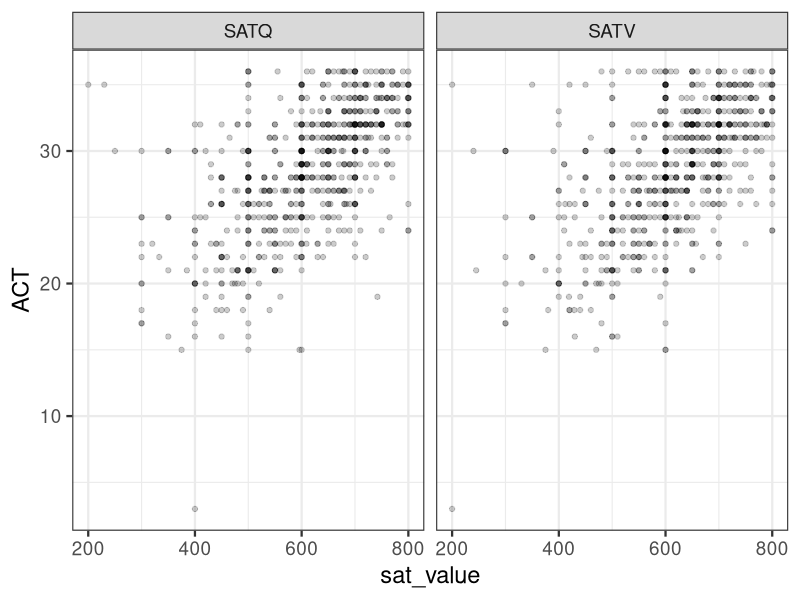
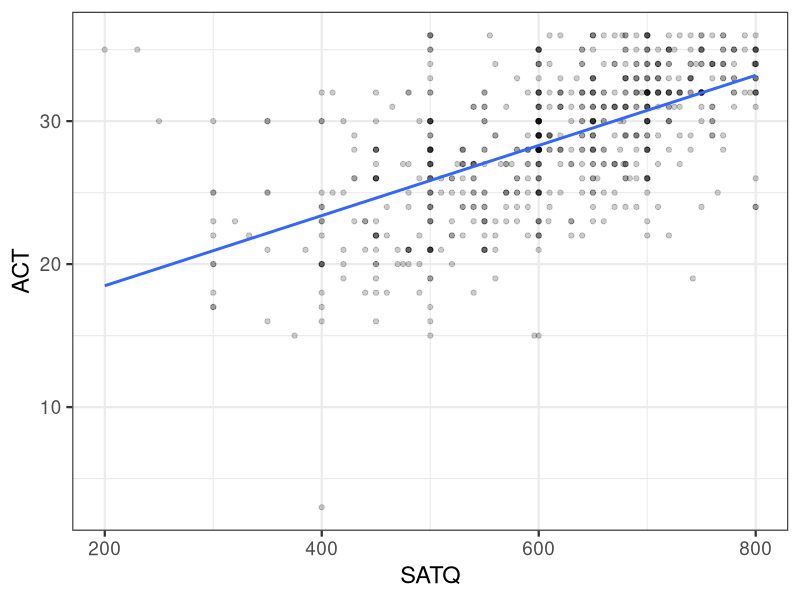
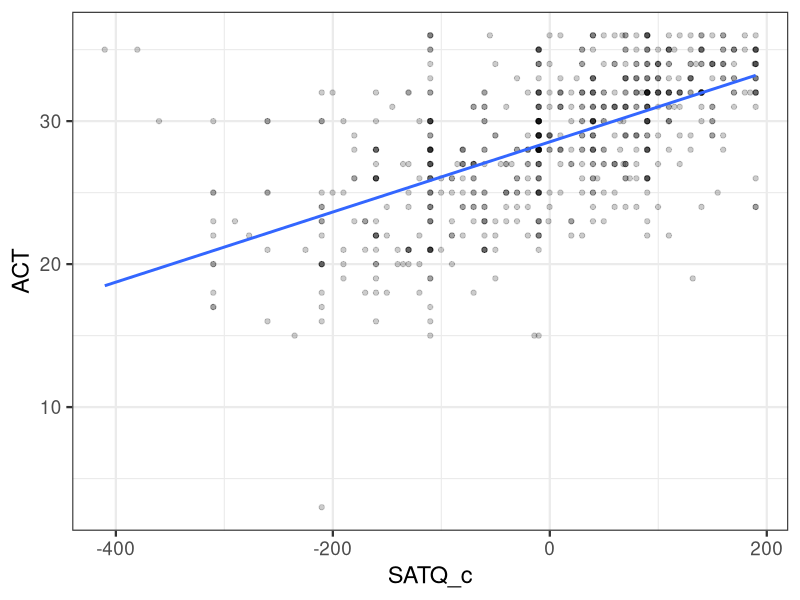
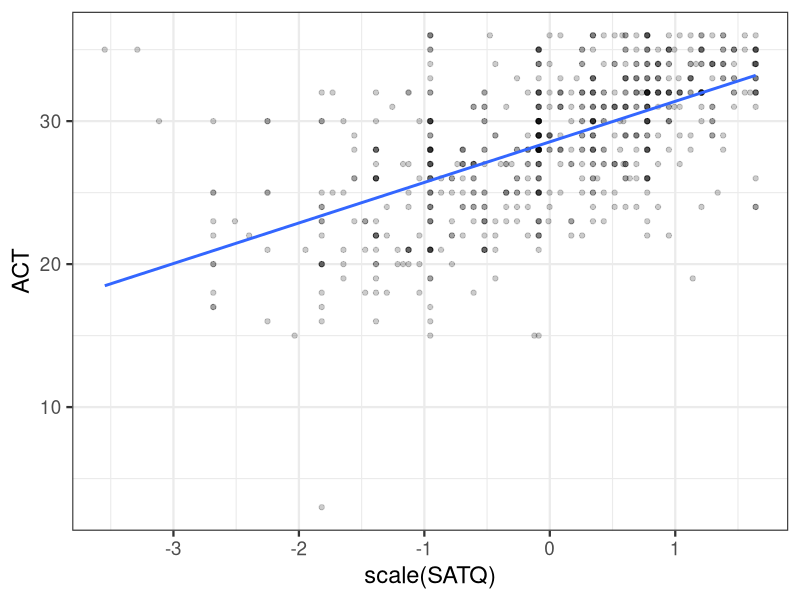
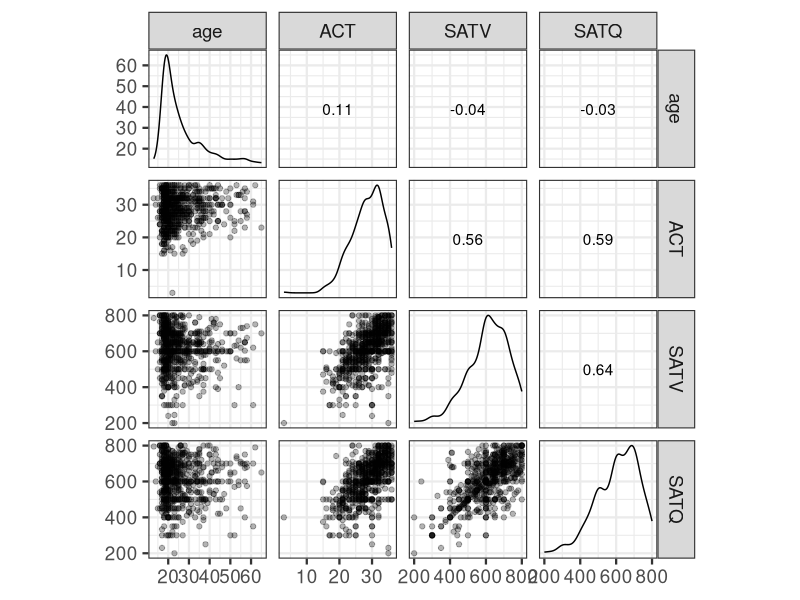
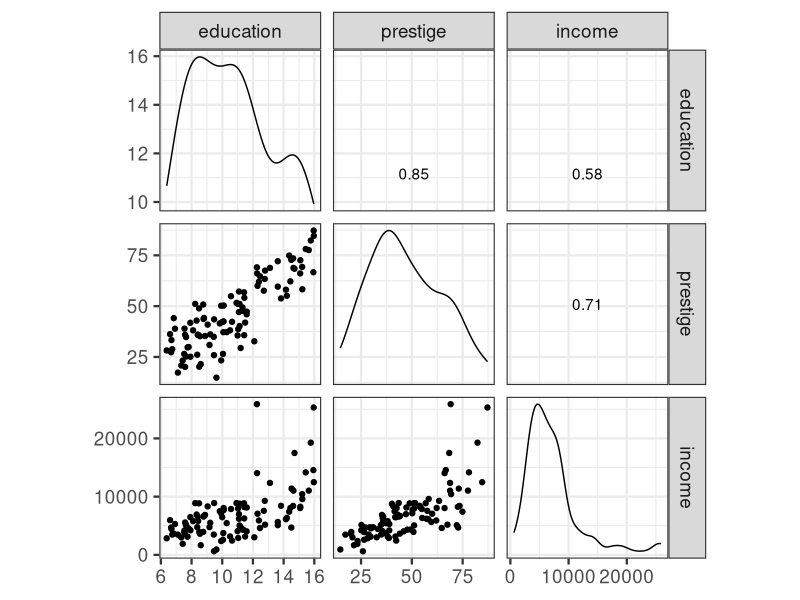
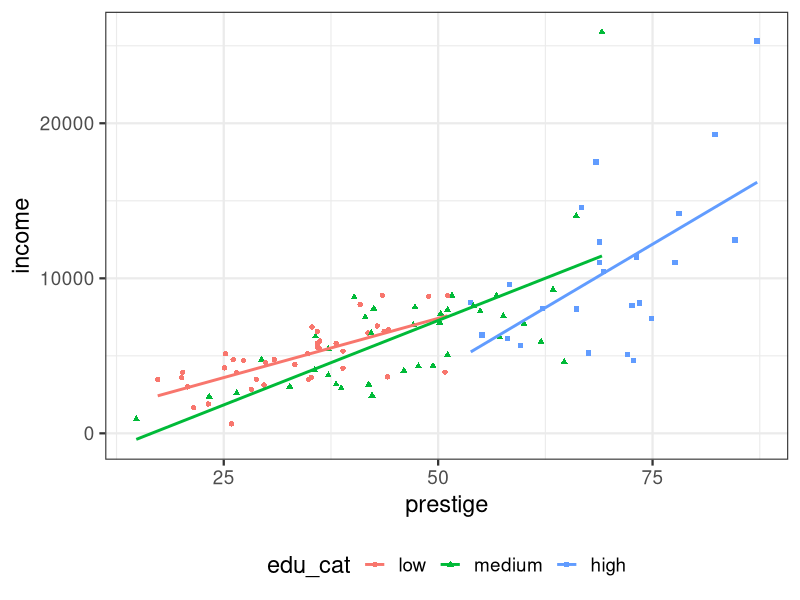
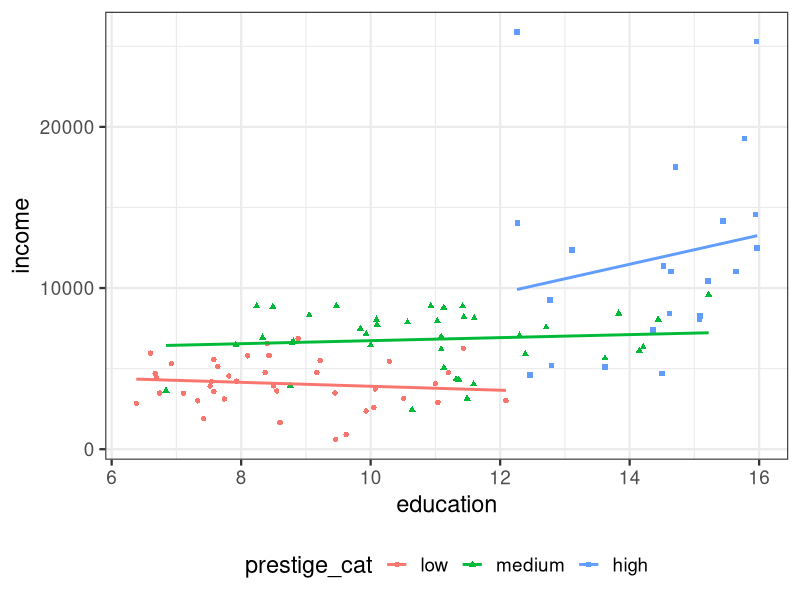

Generate these figures, in order, with R: (Note: this script raises an error after producing the figures.)
## ----setup, include=FALSE------------------------------------------------
options(htmltools.dir.version = FALSE)
# see: https://github.com/yihui/xaringan
# install.packages("xaringan")
# see: 
# https://github.com/yihui/xaringan/wiki
# https://github.com/gnab/remark/wiki/Markdown
options(width=110)
options(digits = 4)


## ---- message=FALSE------------------------------------------------------
library("tidyverse")
data(sat.act, package = "psych")
sat.act <- sat.act %>% 
  mutate(gender = factor(gender, 1:2, labels = c("male", "female")),
         education = factor(education)) %>% 
  filter(!is.na(SATQ))  ## remove 13 NAs in SATQ
summary(sat.act) # alternatively: psych::describe(sat.act)


## ---- fig.height=3.75, fig.width= 7, dev='svg', message=FALSE------------
theme_set(theme_bw(base_size = 17))
sat2 <- sat.act %>% 
  gather(key = "sat_type", value = "sat_value", SATV, SATQ)
ggplot(sat2, aes(x = sat_value, y = ACT)) +
  geom_point(alpha = 0.2) +
  facet_wrap(~ sat_type)


## ------------------------------------------------------------------------
m1 <- lm(ACT ~ SATQ, sat.act)
summary(m1)


## ------------------------------------------------------------------------
coef(m1)


## ---- fig.height=3, fig.width=4, dev='svg'-------------------------------
ggplot(sat.act, 
       aes(x = SATQ, y = ACT)) +
  geom_point(alpha = 0.2) +
  geom_smooth(method = "lm", 
              se = FALSE)


## ------------------------------------------------------------------------
sat.act <- sat.act %>% 
  mutate(SATQ_c = SATQ - mean(SATQ),
         SATV_c = SATV - mean(SATV))
m2 <- lm(ACT ~ SATQ_c, sat.act)
summary(m2)


## ------------------------------------------------------------------------
coef(m2)


## ---- fig.height=3, fig.width=4, dev='svg'-------------------------------
ggplot(sat.act, 
       aes(x = SATQ_c, y = ACT)) +
  geom_point(alpha = 0.2) +
  geom_smooth(method = "lm", 
              se = FALSE)


## ------------------------------------------------------------------------
m2b <- lm(ACT ~ scale(SATQ), sat.act)
summary(m2b)


## ------------------------------------------------------------------------
coef(m2b)


## ---- fig.height=3, fig.width=4, dev='svg'-------------------------------
ggplot(sat.act, 
       aes(x = scale(SATQ), 
           y = ACT)) +
  geom_point(alpha = 0.2) +
  geom_smooth(method = "lm", 
              se = FALSE)


## ---- fig.height=5.5, fig.width=5.5, dev='svg', message=FALSE------------
GGally::ggscatmat(sat.act[, 3:6], alpha = 0.3)


## ------------------------------------------------------------------------
m3 <- lm(ACT ~ SATQ_c + SATV_c, sat.act)
summary(m3)


## ------------------------------------------------------------------------
## Full Model
summary(m3)$coefficients %>% zapsmall(6)


## ------------------------------------------------------------------------
## SATQ
m3_q <- lm(SATQ_c ~ SATV_c, sat.act)
sat.act$resid_q <- residuals(m3_q)
summary(lm(ACT ~ 0 + resid_q, sat.act))$coefficients 


## ------------------------------------------------------------------------
## SATV
m3_v <- lm(SATV_c ~ SATQ_c, sat.act)
sat.act$resid_v <- residuals(m3_v)
summary(lm(ACT ~ 0 + resid_v, sat.act))$coefficients 


## ------------------------------------------------------------------------
data("Prestige", package = "carData")
glimpse(Prestige, width = 50)


## ---- fig.width=5, fig.height=5, dev='svg'-------------------------------
GGally::ggscatmat(Prestige, 
                  columns = c(1, 4, 2))


## ------------------------------------------------------------------------
mp_1 <- lm(income ~ education + prestige, Prestige)
summary(mp_1)


## ------------------------------------------------------------------------
mp_1b <- lm(income ~ scale(education) + scale(prestige), Prestige)
summary(mp_1b)


## ------------------------------------------------------------------------
mp_3 <- lm(income ~ scale(education)*scale(prestige), Prestige)
summary(mp_3)


## ------------------------------------------------------------------------
library("emmeans")
get_z_positions <- function(x, at = c(-1, 0, 1), round = 2) {
  return(round(mean(x) + at*sd(x), round))
}
pres_t <- emtrends(mp_3, specs = "education", var = "prestige", 
                   at = list(education = get_z_positions(Prestige$education))) %>% summary


## ------------------------------------------------------------------------
pres_t
pres_t$prestige.trend * sd(Prestige$prestige)


## ------------------------------------------------------------------------
summary(mp_3)$coefficients %>% zapsmall


## ------------------------------------------------------------------------
edu_t <- emtrends(mp_3, specs = "prestige", var = "education", 
                  at = list(prestige = get_z_positions(Prestige$prestige)))  %>% summary

edu_t


## ------------------------------------------------------------------------
edu_t$education.trend * 
  sd(Prestige$education)


## ------------------------------------------------------------------------
summary(mp_3)$coefficients %>% zapsmall


## ------------------------------------------------------------------------
Prestige <- Prestige %>% 
  mutate(edu_cat = cut(education, 3, labels = c("low", "medium", "high")),
         prestige_cat = cut(prestige, 3, labels = c("low", "medium", "high"))
         )


## ---- include=FALSE, eval=FALSE------------------------------------------
## ## Alternatively, create unequal size groups based on theoretical quantiles.
## Prestige <- Prestige %>%
##   mutate(edu_cat = cut(education,
##                        breaks = c(
##                          0,
##                          get_z_positions(education,
##                                          at = c(qnorm(.333), qnorm(.666))),
##                          Inf),
##                        labels = c("low", "medium", "high")),
##          prestige_cat = cut(prestige,
##                        breaks = c(
##                          0,
##                          get_z_positions(prestige,
##                                          at = c(qnorm(.333), qnorm(.666))),
##                          Inf),
##                        labels = c("low", "medium", "high"))
##          )


## ---- fig.width=4.5, fig.height=4.5, dev='svg', echo=FALSE---------------
ggplot(Prestige, aes(x = prestige, y = income, 
                     color = edu_cat, shape = edu_cat)) +
  geom_point() +
  geom_smooth(method = "lm", se = FALSE) +
  theme(legend.position = "bottom")


## ---- fig.width=4.5, fig.height=4.5, dev='svg', echo=FALSE---------------
ggplot(Prestige, aes(x = education, y = income, 
                     color = prestige_cat, shape = prestige_cat)) +
  geom_point() +
  geom_smooth(method = "lm", se = FALSE) +
  theme(legend.position = "bottom")


## ---- eval=FALSE---------------------------------------------------------
## lm(ACT ~ SATQ_c + SATV_c, sat.act)   # a
## lm(ACT ~ SATQ_c : SATV_c, sat.act)   # b
## lm(ACT ~ 0 + SATQ_c:SATV_c, sat.act) # c
## lm(ACT ~ SATQ_c*SATV_c, sat.act)     # d
## lm(ACT ~ 0+SATQ_c*SATV_c, sat.act)   # e


## ------------------------------------------------------------------------
coef(lm(ACT ~ SATQ_c + SATV_c, sat.act))   # a
coef(lm(ACT ~ SATQ_c : SATV_c, sat.act))   # b
coef(lm(ACT ~ 0 + SATQ_c:SATV_c, sat.act)) # c


## ------------------------------------------------------------------------
coef(lm(ACT ~ SATQ_c*SATV_c, sat.act))     # d
coef(lm(ACT ~ 0+SATQ_c*SATV_c, sat.act))   # e


## ---- eval=FALSE, include=FALSE------------------------------------------
## summary(lm(ACT ~ SATQ + SATV, sat.act))   # a
## summary(lm(ACT ~ SATQ : SATV, sat.act))   # b
## summary(lm(ACT ~ 0 + SATQ:SATV, sat.act)) # c
## summary(lm(ACT ~ SATQ*SATV, sat.act))     # d
## summary(lm(ACT ~ 0+SATQ*SATV, sat.act))   # e


## ------------------------------------------------------------------------
str(sat.act) ## alternatively tibble::glimpse(sat.act)


## ------------------------------------------------------------------------
m3 <- lm(ACT ~ gender, sat.act)
summary(m3)


## ---- include=FALSE------------------------------------------------------
op <- options(width = 40)
require(dplyr)


## ------------------------------------------------------------------------
mean(sat.act$ACT)
sat.act %>% group_by(gender) %>%
  summarise(m = mean(ACT))


## ------------------------------------------------------------------------
sat.act %>% group_by(gender) %>%
  summarise(m = mean(ACT)) %>%
  {.$m[2] - .$m[1]}


## ---- include=FALSE------------------------------------------------------
options(op)


## ------------------------------------------------------------------------
model.matrix(ACT ~ gender, sat.act[1:5,])


## ------------------------------------------------------------------------
model.matrix(ACT ~ gender, sat.act[1:5,])


## ------------------------------------------------------------------------
afex::set_sum_contrasts()


## ------------------------------------------------------------------------
model.matrix(ACT ~ gender, sat.act[1:5,])


## ------------------------------------------------------------------------
m4 <- lm(ACT ~ gender, sat.act)
summary(m4)


## ---- include=FALSE------------------------------------------------------
op <- options(width = 40)


## ------------------------------------------------------------------------
mean(sat.act$ACT)
sat.act %>% group_by(gender) %>%
  summarise(m = mean(ACT))
sat.act %>% group_by(gender) %>%
  summarise(m = mean(ACT)) %>% 
  summarise(mean(m))



## ---- include=FALSE------------------------------------------------------
options(op)


## ------------------------------------------------------------------------
afex::set_default_contrasts() # or set_treatment_contrasts()


## ---- include=FALSE------------------------------------------------------
op <- options(width = 70)


## ------------------------------------------------------------------------
m5 <- lm(ACT ~ gender*education, sat.act)
coef(m5)


## ------------------------------------------------------------------------
sat.act %>% 
  group_by(gender,education) %>%
  summarise(mean(ACT))


## ---- include=FALSE------------------------------------------------------
options(op)


## ------------------------------------------------------------------------
afex::set_sum_contrasts() # or set_effects_contrasts() or set_deviation_contrasts()


## ---- include=FALSE------------------------------------------------------
op <- options(width = 70)


## ------------------------------------------------------------------------
m6 <- lm(ACT ~ gender*education, sat.act)
coef(m6)


## ------------------------------------------------------------------------
sat.act %>% 
  group_by(gender,education) %>%
  summarise(m = mean(ACT)) %>% 
  ungroup() %>% 
  summarise(mean(m))


## ---- include=FALSE------------------------------------------------------
options(op)


## ---- eval=FALSE---------------------------------------------------------
## lm(ACT ~ SATQ + SATV, sat.act)   # a: 3
## lm(ACT ~ SATQ : SATV, sat.act)   # b: 2
## lm(ACT ~ 0 + SATQ:SATV, sat.act) # c: 1
## lm(ACT ~ SATQ*SATV, sat.act)     # d: 4
## lm(ACT ~ 0+SATQ*SATV, sat.act)   # e: 3
## 
## lm(ACT ~ SATQ, sat.act)          # f: 2
## lm(ACT ~ 0 + SATQ, sat.act)      # g: 1


## ---- eval=FALSE---------------------------------------------------------
## lm(ACT ~ gender, sat.act)                  # a
## lm(ACT ~ 0+gender, sat.act)                # b
## lm(ACT ~ gender+education, sat.act)        # c
## lm(ACT ~ 0+gender+education, sat.act)      # d
## lm(ACT ~ gender:education, sat.act)        # e
## lm(ACT ~ 0+gender:education, sat.act)      # f
## lm(ACT ~ gender*education, sat.act)        # g
## lm(ACT ~ 0+gender*education, sat.act)      # h
## lm(ACT ~ gender+gender:education, sat.act) # i


## ------------------------------------------------------------------------
levels(sat.act$gender)
levels(sat.act$education)


## ------------------------------------------------------------------------
coef(lm(ACT ~ gender, sat.act))                  # a: 2
coef(lm(ACT ~ 0+gender, sat.act))                # b: 2
coef(lm(ACT ~ gender+education, sat.act))        # c: 7
coef(lm(ACT ~ 0+gender+education, sat.act))      # d: 7


## ------------------------------------------------------------------------
coef(lm(ACT ~ gender:education, sat.act))        # e: 13
coef(lm(ACT ~ 0+gender:education, sat.act))      # f: 12


## ---- eval = FALSE-------------------------------------------------------
## coef(lm(ACT ~ gender*education, sat.act))        # g: 12
## coef(lm(ACT ~ 0+gender*education, sat.act))      # h: 12
## coef(lm(ACT ~ gender+gender:education, sat.act)) # i: 12


## ---- include=FALSE------------------------------------------------------
op <- options(width = 70)


## ---- message=FALSE------------------------------------------------------
afex::set_sum_contrasts()
m6 <- lm(ACT ~ gender*education, sat.act)
summary(m6)


## ------------------------------------------------------------------------
sat.act %>% 
  group_by(gender, education) %>%
  summarise(m = mean(ACT)) %>% 
  ungroup() %>% 
  summarise(mean(m))


## ---- include=FALSE------------------------------------------------------
options(op)


## ---- message=FALSE------------------------------------------------------
require(car) # Companion to Applied Regression (Fox & Weisberg, 2011)
Anova(m6, type = 3)


## ---- message=FALSE, warning=FALSE---------------------------------------
library("emmeans")    
(emms <- emmeans(m6, ~education))


## ---- message=FALSE------------------------------------------------------
pairs(emms, adjust='holm')


## ---- message=FALSE, warning=FALSE---------------------------------------
library("emmeans")  
(emms <- emmeans(m6, "education")) 


## ---- message=FALSE------------------------------------------------------
cs <- list(
  "12-45" = c(0, -0.5, -0.5, 0, 0.5, 0.5),
  "0-3" = c(-1, 0, 0, 1, 0, 0),
  "all-last" = c(-rep(0.2, 5), 1)
)
contrast(emms, cs, adjust = "holm")


## ---- message=FALSE, comment='#'-----------------------------------------
library("afex")
sat.act$id <- factor(1:nrow(sat.act))
(a1 <- aov_car(ACT ~ gender+Error(id), sat.act))


## ------------------------------------------------------------------------
(a2 <- aov_car(ACT ~ gender*education+Error(id), 
               sat.act))


## ------------------------------------------------------------------------
(a2 <- aov_car(ACT ~ gender*education+Error(id), 
               sat.act))


## ---- fig.width=4.5, fig.height=4.5, dev='svg'---------------------------
afex_plot(a2, "education", "gender",
          data_geom = geom_violin, 
          data_arg = list(width = 0.4)) +
  theme(legend.position = "bottom")



## ------------------------------------------------------------------------
emmeans(a2, "gender")


## ------------------------------------------------------------------------
emmeans(a2, c("education")) %>% pairs


## ------------------------------------------------------------------------
data("Machines", package = "MEMSS")
str(Machines)


## ---- include=FALSE------------------------------------------------------
library("tidyverse")


## ------------------------------------------------------------------------
library("tidyverse")
Machines %>% group_by(Machine) %>% 
  summarise(m = mean(score), se = sd(score)/sqrt(n()))


## ---- fig.height=4, dev='svg'--------------------------------------------
ggplot(Machines, aes(x = Machine, y = score)) +
  geom_point() + 
  facet_wrap(~ Worker) + 
  theme_light()


## ------------------------------------------------------------------------
mach_agg <- Machines %>% 
  group_by(Worker, Machine) %>% 
  summarise(score = mean(score))


## ---- include=FALSE------------------------------------------------------
ggplot(mach_agg, aes(x = Machine, y = score)) + geom_point()


## ---- message=FALSE------------------------------------------------------
afex::set_sum_contrasts()
mmach <- lm(score ~ Machine, mach_agg)
car::Anova(mmach, type = 3)


## ------------------------------------------------------------------------
library("emmeans")
pairs(emmeans(mmach, "Machine"), 
      adjust = "holm")


## ------------------------------------------------------------------------
dm1 <- Machines %>% 
  filter(Worker == "1")


## ------------------------------------------------------------------------
m1 <- lm(score ~ Machine, dm1)
car::Anova(m1, type = 3)


## ---- warning=FALSE------------------------------------------------------
a1 <- aov_car(score ~ Error(Worker/Machine), Machines)
a1


## ------------------------------------------------------------------------
pairs(emmeans(a1, "Machine"), 
      adjust = "holm")


## ------------------------------------------------------------------------
pairs(emmeans(mmach, "Machine"), 
      adjust = "holm")  ## complete pooling results
